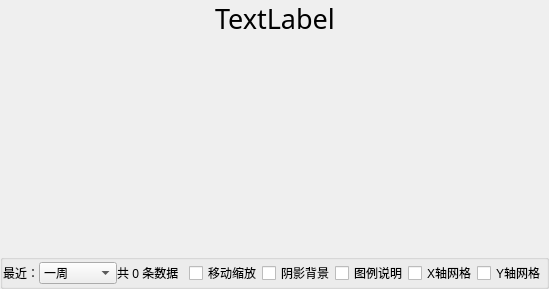
<?xml version="1.0" encoding="UTF-8"?>
<ui version="4.0">
 <class>StatisticsSetting</class>
 <widget class="QWidget" name="StatisticsSetting">
  <property name="geometry">
   <rect>
    <x>0</x>
    <y>0</y>
    <width>524</width>
    <height>289</height>
   </rect>
  </property>
  <property name="windowTitle">
   <string>Form</string>
  </property>
  <layout class="QVBoxLayout" name="verticalLayout_2">
   <property name="spacing">
    <number>0</number>
   </property>
   <property name="margin">
    <number>0</number>
   </property>
   <item>
    <layout class="QVBoxLayout" name="verticalLayout">
     <property name="spacing">
      <number>0</number>
     </property>
     <item>
      <widget class="QWidget" name="widget_title" native="true">
       <property name="sizePolicy">
        <sizepolicy hsizetype="Preferred" vsizetype="Maximum">
         <horstretch>0</horstretch>
         <verstretch>0</verstretch>
        </sizepolicy>
       </property>
       <layout class="QHBoxLayout" name="horizontalLayout_2">
        <property name="spacing">
         <number>0</number>
        </property>
        <property name="margin">
         <number>0</number>
        </property>
        <item>
         <spacer name="horizontalSpacer_3">
          <property name="orientation">
           <enum>Qt::Horizontal</enum>
          </property>
          <property name="sizeHint" stdset="0">
           <size>
            <width>195</width>
            <height>20</height>
           </size>
          </property>
         </spacer>
        </item>
        <item>
         <widget class="QLabel" name="label_title">
          <property name="font">
           <font>
            <family>楷体</family>
            <pointsize>20</pointsize>
           </font>
          </property>
          <property name="text">
           <string>TextLabel</string>
          </property>
         </widget>
        </item>
        <item>
         <spacer name="horizontalSpacer_4">
          <property name="orientation">
           <enum>Qt::Horizontal</enum>
          </property>
          <property name="sizeHint" stdset="0">
           <size>
            <width>195</width>
            <height>20</height>
           </size>
          </property>
         </spacer>
        </item>
       </layout>
      </widget>
     </item>
     <item>
      <widget class="QCustomPlot" name="plot" native="true"/>
     </item>
     <item>
      <widget class="QGroupBox" name="gbox">
       <property name="sizePolicy">
        <sizepolicy hsizetype="Preferred" vsizetype="Maximum">
         <horstretch>0</horstretch>
         <verstretch>0</verstretch>
        </sizepolicy>
       </property>
       <property name="minimumSize">
        <size>
         <width>0</width>
         <height>35</height>
        </size>
       </property>
       <property name="title">
        <string/>
       </property>
       <layout class="QHBoxLayout" name="horizontalLayout">
        <property name="spacing">
         <number>0</number>
        </property>
        <property name="margin">
         <number>0</number>
        </property>
        <item>
         <spacer name="horizontalSpacer_5">
          <property name="orientation">
           <enum>Qt::Horizontal</enum>
          </property>
          <property name="sizeType">
           <enum>QSizePolicy::Maximum</enum>
          </property>
          <property name="sizeHint" stdset="0">
           <size>
            <width>30</width>
            <height>20</height>
           </size>
          </property>
         </spacer>
        </item>
        <item>
         <widget class="QLabel" name="label">
          <property name="text">
           <string>最近：</string>
          </property>
         </widget>
        </item>
        <item>
         <widget class="QComboBox" name="comboBox_view_data">
          <item>
           <property name="text">
            <string>一周</string>
           </property>
          </item>
          <item>
           <property name="text">
            <string>一个月</string>
           </property>
          </item>
          <item>
           <property name="text">
            <string>一个季度</string>
           </property>
          </item>
         </widget>
        </item>
        <item>
         <spacer name="horizontalSpacer">
          <property name="orientation">
           <enum>Qt::Horizontal</enum>
          </property>
          <property name="sizeHint" stdset="0">
           <size>
            <width>20</width>
            <height>20</height>
           </size>
          </property>
         </spacer>
        </item>
        <item>
         <widget class="QLabel" name="labInfo">
          <property name="text">
           <string>共 0 条数据</string>
          </property>
         </widget>
        </item>
        <item>
         <spacer name="horizontalSpacer_2">
          <property name="orientation">
           <enum>Qt::Horizontal</enum>
          </property>
          <property name="sizeType">
           <enum>QSizePolicy::Minimum</enum>
          </property>
          <property name="sizeHint" stdset="0">
           <size>
            <width>10</width>
            <height>20</height>
           </size>
          </property>
         </spacer>
        </item>
        <item>
         <widget class="QCheckBox" name="ckMove">
          <property name="focusPolicy">
           <enum>Qt::NoFocus</enum>
          </property>
          <property name="text">
           <string>移动缩放</string>
          </property>
         </widget>
        </item>
        <item>
         <widget class="QCheckBox" name="ckBackground">
          <property name="focusPolicy">
           <enum>Qt::NoFocus</enum>
          </property>
          <property name="text">
           <string>阴影背景</string>
          </property>
          <property name="checked">
           <bool>false</bool>
          </property>
         </widget>
        </item>
        <item>
         <widget class="QCheckBox" name="ckText">
          <property name="focusPolicy">
           <enum>Qt::NoFocus</enum>
          </property>
          <property name="text">
           <string>图例说明</string>
          </property>
          <property name="checked">
           <bool>false</bool>
          </property>
         </widget>
        </item>
        <item>
         <widget class="QCheckBox" name="ckXGrid">
          <property name="focusPolicy">
           <enum>Qt::NoFocus</enum>
          </property>
          <property name="text">
           <string>X轴网格</string>
          </property>
         </widget>
        </item>
        <item>
         <widget class="QCheckBox" name="ckYGrid">
          <property name="focusPolicy">
           <enum>Qt::NoFocus</enum>
          </property>
          <property name="text">
           <string>Y轴网格</string>
          </property>
         </widget>
        </item>
       </layout>
      </widget>
     </item>
    </layout>
   </item>
  </layout>
 </widget>
 <customwidgets>
  <customwidget>
   <class>QCustomPlot</class>
   <extends>QWidget</extends>
   <header>qcustomplot.h</header>
   <container>1</container>
  </customwidget>
 </customwidgets>
 <resources/>
 <connections/>
</ui>
